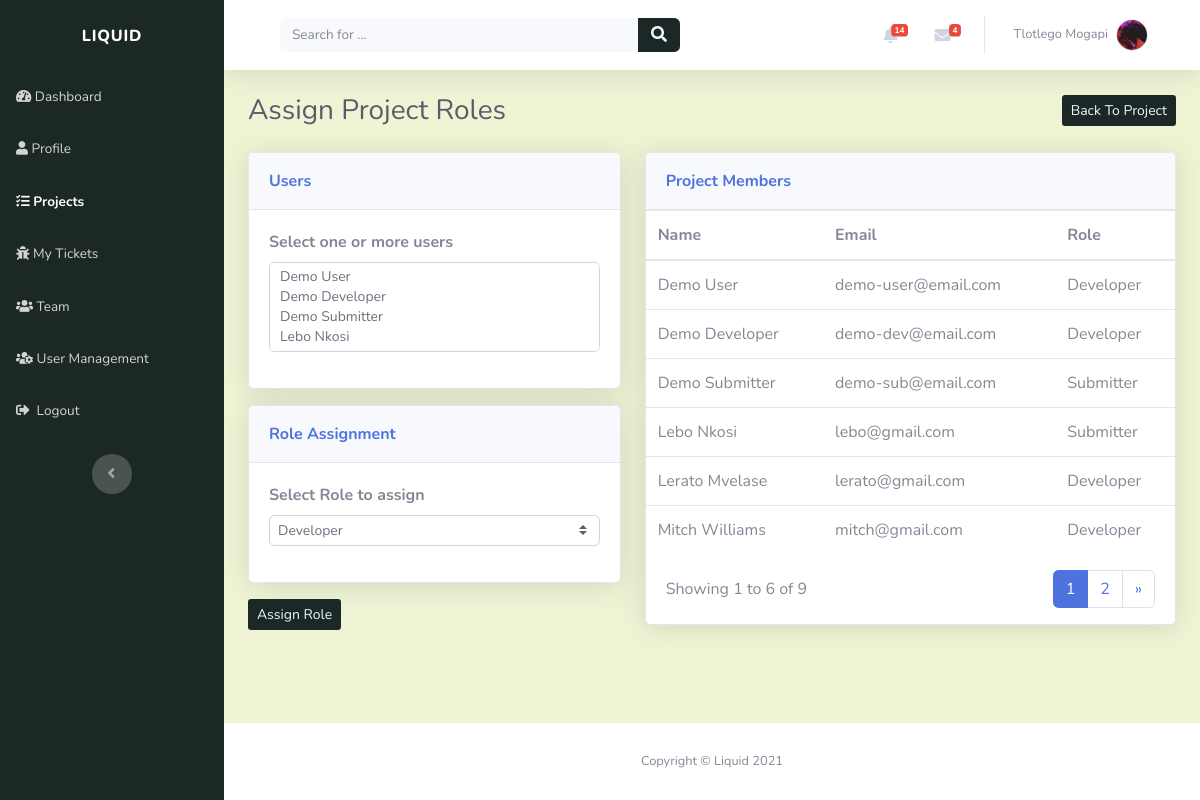
The page /projects/roles/reactjs-expense-tracker-app-qkhvylyg/ (signed in) on the database its author committed.
### account/models.py (models this page shows, shortened)
class Profile(models.Model):
    user = models.OneToOneField(settings.AUTH_USER_MODEL, on_delete=models.CASCADE, unique=True)
    profile_picture = models.ImageField(default='profile_images/default.jpg', upload_to='profile_images', blank=True)
    website = models.URLField(blank=True)
    first_name = models.CharField(max_length=30, blank=True)
    last_name = models.CharField(max_length=30, blank=True)
    address = models.CharField(max_length=50, blank=True)
    city = models.CharField(max_length=50, blank=True)
    country = models.CharField(max_length=50, blank=True)
    slug = models.SlugField(unique=True, blank=True)
    def __str__(self):
        return self.user.email

class Account(AbstractBaseUser):
    email = models.EmailField(verbose_name="email", max_length=30, unique=True)
    username = models.CharField(max_length=30, unique=True)
    date_created = models.DateTimeField(verbose_name="date created", auto_now_add=True)
    last_login = models.DateTimeField(verbose_name="last login", auto_now=True)
    is_admin = models.BooleanField(default=False)
    is_staff = models.BooleanField(default=True)
    is_active = models.BooleanField(default=True)
    is_super_user = models.BooleanField(default=False)
    USERNAME_FIELD = 'email'
    REQUIRED_FIELDS = ['username']
    objects = AccountManager()

### projects/models.py (models this page shows, shortened)
class ProjectRole(models.Model):
    ROLE = (
        ('Project Manager', 'Project Manager'),
        ('Developer', 'Developer'),
        ('Submitter', 'Submitter'),
        ('Unassigned', 'Unassigned'),
    )
    user = models.ForeignKey(Profile, on_delete=models.CASCADE)
    project = models.ForeignKey(Project, on_delete=models.CASCADE)
    user_role = models.CharField(max_length=20, choices=ROLE, default='Un-assigned')
    created_on = models.DateTimeField(verbose_name="date added", auto_now_add=True)

### projects/views.py (the view)
# urls.py: path('roles/<slug:slug>/', views.project_roles_view, name="manage_roles"),
@login_required(login_url='login_page')
def project_roles_view(request, slug):
    user = request.user
    project = get_object_or_404(Project, slug=slug)
    if not (is_admin(user) or is_project_manager(user, project)):
        raise PermissionDenied
    context = {}
    context['project'] = project
    if request.method == "POST":
        form = ProjectRolesForm(request.POST or None)
        context['form'] = form
        if form.is_valid():
            role = form.cleaned_data['role']
            members = form.cleaned_data.get("members")
            for member_id in members:
                user = get_object_or_404(Profile, id=member_id)
                member_role = ProjectRole.objects.filter(user=user).filter(project=project).first()
                member_role.user_role = role
                member_role.save()
            return redirect('manage_roles', slug=project.slug)
    else:
        project_roles = ProjectRole.objects.filter(project=project).exclude(user_role="Project Manager").order_by('user__first_name')
        form_member_choices = ((role.user.id, role.user.first_name + " " + role.user.last_name) for role in project_roles)
        form = ProjectRolesForm()
        form.fields['members'].choices = form_member_choices
        page = request.GET.get('page', 1)
        users_paginator = Paginator(project_roles, 6)
        try:
            project_roles = users_paginator.page(page)
        except PageNotAnInteger:
            project_roles = users_paginator.page(USERS_PER_PAGE)
        except EmptyPage:
            project_roles = users_paginator.page(users_paginator.num_pages)
        context['user_roles'] = project_roles
        context['form'] = form
    return render(request, "projects/assign_roles.html", context)

### projects/forms.py
class ProjectRolesForm(forms.Form):
    role = forms.ChoiceField(choices=ROLE_CHOICES, widget=forms.Select(attrs={'class': select_styling}))
    members = forms.MultipleChoiceField(choices=((str(p.id), p.first_name + " " + p.last_name)
                                                 for p in Profile.objects.all().order_by('first_name')), widget=forms.SelectMultiple(attrs={'class': select_styling}))

### index/custom_processors.py (called while the page is built)
def profile_processor(request):
    if request.user.is_authenticated:
        user = request.user
        user_profile = get_object_or_404(Profile, user=user)
        user_messages = DirectMessage.objects.filter(receiver=user_profile).filter(status='UNREAD').order_by('-created_on')[:5]
        user_alerts = Alert.objects.filter(user=user_profile).filter(status='UNREAD').order_by('-created_on')[:5]
        return {'profile': user_profile, 'direct_messages': user_messages, 'alerts': user_alerts}
    else:
        return{}

### projects/views.py (called while the page is built)
def is_admin(user):
    return user.is_admin

### projects/templates/projects/assign_roles.html (shortened to what this page needs)
{% extends "index/header.html" %}
{% block content %}
<div class="d-sm-flex justify-content-between align-items-center mb-4">
    <h3 class="text-dark mb-0">Assign Project Roles</h3>
    <a class="btn btn-sm d-none d-sm-inline-block" role="button"
        href="{% url 'view_project' project.slug %}" style="background: rgb(28, 40, 38);
        color: aliceblue;">Back To Project
    </a>
</div>
<div class="row mb-3">
    <div class="col-lg-5">
        <form method="POST" action="{% url 'manage_roles' project.slug %}">
            <div class="row">
                <div class="col">
                    <div class="card shadow mb-3">
                        <div class="card-header py-3">
                            <p class="text-primary m-0 font-weight-bold" style="color: rgb(28, 40, 38)">
                                Users
                            </p>
                        </div>
                        <div class="card-body">
                            <div class="form-row">
                                <div class="col">
                                    <div class="form-group">
                                        <label for="username"><strong>Select one or more users</strong></label
                                        >{{ form.members }}
                                    </div>
                                </div>
                            </div>
                        </div>
                    </div>
                </div>
            </div>
            <div class="row">
                <div class="col">
                    <div class="card shadow mb-3">
                        <div class="card-header py-3">
                            <p class="text-primary m-0 font-weight-bold" style="color: rgb(28, 40, 38)">
                                Role Assignment
                            </p>
                        </div>
                        <div class="card-body">
                            <div class="form-row">
                                <div class="col">
                                    <div class="form-group">
                                        <label for="username"><strong>Select Role to assign</strong></label
                                        >{{ form.role }}
                                    </div>
                                </div>
                            </div>
                        </div>
                    </div>
                    <div class="form-row">
                        <div class="col">
                            <div class="form-group">
                                <button
                                        class="btn btn-sm"
                                        type="submit"
                                        style="background: rgb(28, 40, 38); color: aliceblue;"
                                    >
                                    Assign Role
                                </button>
                            </div>
                        </div>
                    </div>
                </div>
            </div>
        </form>
    </div>
    <div class="col-lg-7">
        <div class="row">
            <div class="col">
                <div class="card shadow mb-3">
                    <div class="card-header py-3">
                        <p class="text-primary m-0 font-weight-bold" style="color: rgb(28, 40, 38)">
                            Project Members
                        </p>
                    </div>
                    <div class="table-responsive table mt-0" id="dataTable" role="grid"
                        aria-describedby="dataTable_info">
                        <table class="table my-0" id="dataTable" aria-describedby="users">
                            <thead>
                                <tr>
                                    <th scope="col">Name</th>
                                    <th scope="col">Email</th>
                                    <th scope="col">Role</th>
                                </tr>
                            </thead>
                            <tbody>
                                {% for user in user_roles %}
                                <tr style="white-space: nowrap">
                                    <td>{{user.user.first_name}} {{user.user.last_name}}</td>
                                    <td>{{ user.user }}</td>
                                    <td>{{ user.user_role|title }}</td>
                                </tr>
                                {%endfor%}
                            </tbody>
                        </table>
                    </div>
                    <div style="margin-left: 20px; margin-right: 20px">
                        {% include 'projects/snippets/users_pagination.html' with users=user_roles %}
                    </div>
                </div>
            </div>
        </div>
    </div>
</div>
{% endblock %}

### index/templates/index/snippets/navbar.html (shortened to what this page needs)
<nav
	class="navbar navbar-light navbar-expand bg-white shadow mb-4 topbar static-top"
	style="background: rgb(238, 244, 212)"
>
	<div class="container-fluid">
		<div class="container-fluid">
			<form
				method="GET"
				action="{% url 'index_page' %}"
				target="_self"
				class="form-inline d-none d-sm-inline-block mr-auto ml-md-3 my-2 my-md-0 mw-100 navbar-search"
			>
				<div class="input-group">
					<input
						class="bg-light form-control border-0 small"
						type="search"
						placeholder="Search for ..."
						value="{{query}}"
						name="q"
						required
					/>
					<div class="input-group-append">
						<button class="btn py-0" type="submit" style="background: rgb(28, 40, 38); color: aliceblue;">
							<em class="fas fa-search"></em>
						</button>
					</div>
				</div>
			</form>
			<ul class="nav navbar-nav flex-nowrap ml-auto">
				<li class="nav-item dropdown no-arrow mx-1">
					<div class="nav-item dropdown no-arrow">
						<a class="dropdown-toggle nav-link" data-toggle="dropdown" aria-expanded="false" href="#"
							>{% if alerts %}<span class="badge badge-danger badge-counter"
								>{{profile.alert_set.all.count}}</span
							>
							{%endif%}<em class="fas fa-bell fa-fw"></em
						></a>
					</div>
				</li>
				<li class="nav-item dropdown no-arrow mx-1">
					<div class="nav-item dropdown no-arrow">
						<a class="dropdown-toggle nav-link" data-toggle="dropdown" aria-expanded="false" href="#"
							><em class="fas fa-envelope fa-fw"></em>{% if direct_messages %}<span
								class="badge badge-danger badge-counter"
								>{{profile.direct_messages.all.count}}</span
							>{%endif%}</a
						>
					</div>
				</li>
				<li class="nav-item dropdown no-arrow">
					<div class="nav-item dropdown no-arrow">
						<a class="dropdown-toggle nav-link" data-toggle="dropdown" aria-expanded="false" href="#"
							><span class="d-none d-lg-inline mr-2 text-gray-600 small">
								{% if profile.first_name and profile.last_name %} {{profile.first_name}}
								{{profile.last_name}} {% else %} {{user}} {%endif%}
							</span>
							<img
								class="border rounded-circle img-profile"
								src="{{profile.profile_picture.url}}"
								alt="user image"
							/>
						</a>
					</div>
				</li>
			</ul>
		</div>
	</div>
</nav>

### rows shown on the page
Profile: alert_set.all.count "14", direct_messages.all.count "4", first_name "Tlotlego", last_name "Mogapi", profile_picture (picture)
ProjectRole: user.first_name "Demo", user.last_name "User", user "demo-user@email.com", user_role "Developer"
ProjectRole: user.first_name "Demo", user.last_name "Developer", user "demo-dev@email.com", user_role "Developer"
ProjectRole: user.first_name "Demo", user.last_name "Submitter", user "demo-sub@email.com", user_role "Submitter"
ProjectRole: user.first_name "Lebo", user.last_name "Nkosi", user "lebo@gmail.com", user_role "Submitter"
ProjectRole: user.first_name "Lerato", user.last_name "Mvelase", user "lerato@gmail.com", user_role "Developer"
ProjectRole: user.first_name "Mitch", user.last_name "Williams", user "mitch@gmail.com", user_role "Developer"

### other values the page prints
{{ users.start_index }} "1"
{{ users.end_index }} "6"
{{ users.paginator.count }} "9"
{{ i }} "1"
{{ i }} "2"
